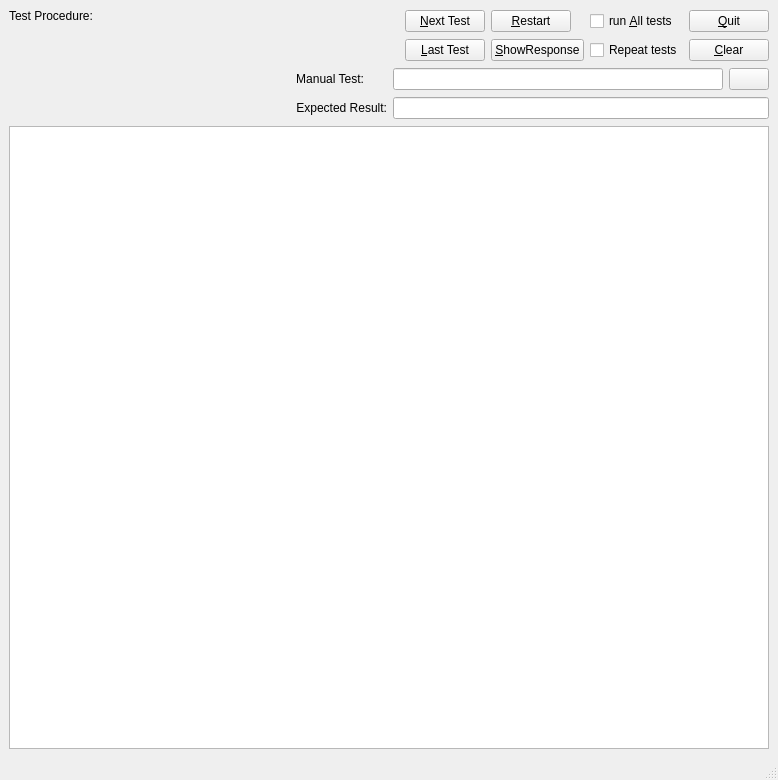
<ui version="4.0" >
 <author></author>
 <comment></comment>
 <exportmacro></exportmacro>
 <class>AisTestClass</class>
 <widget class="QMainWindow" name="AisTestClass" >
  <property name="geometry" >
   <rect>
    <x>0</x>
    <y>0</y>
    <width>778</width>
    <height>780</height>
   </rect>
  </property>
  <property name="windowTitle" >
   <string>MainWindow</string>
  </property>
  <widget class="QWidget" name="upMainWidget" >
   <layout class="QGridLayout" >
    <property name="margin" >
     <number>9</number>
    </property>
    <property name="spacing" >
     <number>6</number>
    </property>
    <item row="0" column="1" >
     <layout class="QGridLayout" >
      <property name="margin" >
       <number>0</number>
      </property>
      <property name="spacing" >
       <number>6</number>
      </property>
      <item row="2" column="0" >
       <widget class="QLabel" name="upTestLabel" >
        <property name="sizePolicy" >
         <sizepolicy>
          <hsizetype>0</hsizetype>
          <vsizetype>0</vsizetype>
          <horstretch>0</horstretch>
          <verstretch>0</verstretch>
         </sizepolicy>
        </property>
        <property name="text" >
         <string>Manual Test:</string>
        </property>
        <property name="alignment" >
         <set>Qt::AlignRight|Qt::AlignTrailing|Qt::AlignVCenter</set>
        </property>
        <property name="buddy" >
         <cstring>upTestLineEdit</cstring>
        </property>
       </widget>
      </item>
      <item row="2" column="6" >
       <widget class="QPushButton" name="upSubmitButton" >
        <property name="sizePolicy" >
         <sizepolicy>
          <hsizetype>0</hsizetype>
          <vsizetype>0</vsizetype>
          <horstretch>0</horstretch>
          <verstretch>0</verstretch>
         </sizepolicy>
        </property>
        <property name="toolTip" >
         <string>Run Next Test in Test Suite</string>
        </property>
        <property name="text" >
         <string/>
        </property>
        <property name="icon" >
         <iconset>../aforms/images/consolego.png</iconset>
        </property>
       </widget>
      </item>
      <item row="0" column="0" colspan="2" >
       <spacer>
        <property name="orientation" >
         <enum>Qt::Horizontal</enum>
        </property>
        <property name="sizeHint" >
         <size>
          <width>121</width>
          <height>20</height>
         </size>
        </property>
       </spacer>
      </item>
      <item row="3" column="1" colspan="6" >
       <widget class="QLineEdit" name="upExpectedResultLineEdit" />
      </item>
      <item row="1" column="3" >
       <widget class="QPushButton" name="upShowResponseButton" >
        <property name="sizePolicy" >
         <sizepolicy>
          <hsizetype>0</hsizetype>
          <vsizetype>0</vsizetype>
          <horstretch>0</horstretch>
          <verstretch>0</verstretch>
         </sizepolicy>
        </property>
        <property name="toolTip" >
         <string>Run Next Test in Test Suite</string>
        </property>
        <property name="text" >
         <string>&amp;ShowResponse</string>
        </property>
       </widget>
      </item>
      <item row="0" column="2" >
       <widget class="QPushButton" name="upNextTestButton" >
        <property name="sizePolicy" >
         <sizepolicy>
          <hsizetype>0</hsizetype>
          <vsizetype>0</vsizetype>
          <horstretch>0</horstretch>
          <verstretch>0</verstretch>
         </sizepolicy>
        </property>
        <property name="toolTip" >
         <string>Run Next Test in Test Suite</string>
        </property>
        <property name="text" >
         <string>&amp;Next Test</string>
        </property>
       </widget>
      </item>
      <item row="1" column="4" >
       <widget class="QCheckBox" name="upRepeatCheckBox" >
        <property name="sizePolicy" >
         <sizepolicy>
          <hsizetype>0</hsizetype>
          <vsizetype>0</vsizetype>
          <horstretch>0</horstretch>
          <verstretch>0</verstretch>
         </sizepolicy>
        </property>
        <property name="toolTip" >
         <string>Run continuously</string>
        </property>
        <property name="text" >
         <string>Repeat tests</string>
        </property>
       </widget>
      </item>
      <item row="3" column="0" >
       <widget class="QLabel" name="upResultLabel" >
        <property name="sizePolicy" >
         <sizepolicy>
          <hsizetype>0</hsizetype>
          <vsizetype>0</vsizetype>
          <horstretch>0</horstretch>
          <verstretch>0</verstretch>
         </sizepolicy>
        </property>
        <property name="text" >
         <string>Expected Result:</string>
        </property>
        <property name="alignment" >
         <set>Qt::AlignRight|Qt::AlignTrailing|Qt::AlignVCenter</set>
        </property>
        <property name="buddy" >
         <cstring>upExpectedResultLineEdit</cstring>
        </property>
       </widget>
      </item>
      <item row="1" column="2" >
       <widget class="QPushButton" name="upLastTestButton" >
        <property name="sizePolicy" >
         <sizepolicy>
          <hsizetype>0</hsizetype>
          <vsizetype>0</vsizetype>
          <horstretch>0</horstretch>
          <verstretch>0</verstretch>
         </sizepolicy>
        </property>
        <property name="toolTip" >
         <string>Rerun the Last Test</string>
        </property>
        <property name="text" >
         <string>&amp;Last Test</string>
        </property>
       </widget>
      </item>
      <item row="0" column="5" colspan="2" >
       <widget class="QPushButton" name="upQuitButton" >
        <property name="sizePolicy" >
         <sizepolicy>
          <hsizetype>0</hsizetype>
          <vsizetype>0</vsizetype>
          <horstretch>0</horstretch>
          <verstretch>0</verstretch>
         </sizepolicy>
        </property>
        <property name="toolTip" >
         <string>Stop Testing</string>
        </property>
        <property name="text" >
         <string>&amp;Quit</string>
        </property>
       </widget>
      </item>
      <item row="1" column="0" colspan="2" >
       <spacer>
        <property name="orientation" >
         <enum>Qt::Horizontal</enum>
        </property>
        <property name="sizeHint" >
         <size>
          <width>121</width>
          <height>20</height>
         </size>
        </property>
       </spacer>
      </item>
      <item row="0" column="3" >
       <widget class="QPushButton" name="upRestartButton" >
        <property name="sizePolicy" >
         <sizepolicy>
          <hsizetype>0</hsizetype>
          <vsizetype>0</vsizetype>
          <horstretch>0</horstretch>
          <verstretch>0</verstretch>
         </sizepolicy>
        </property>
        <property name="toolTip" >
         <string>Reset and Start Over</string>
        </property>
        <property name="text" >
         <string>&amp;Restart</string>
        </property>
       </widget>
      </item>
      <item row="1" column="5" colspan="2" >
       <widget class="QPushButton" name="upClearButton" >
        <property name="sizePolicy" >
         <sizepolicy>
          <hsizetype>0</hsizetype>
          <vsizetype>0</vsizetype>
          <horstretch>0</horstretch>
          <verstretch>0</verstretch>
         </sizepolicy>
        </property>
        <property name="toolTip" >
         <string>Run Next Test in Test Suite</string>
        </property>
        <property name="text" >
         <string>&amp;Clear</string>
        </property>
       </widget>
      </item>
      <item row="2" column="1" colspan="5" >
       <widget class="QLineEdit" name="upTestLineEdit" />
      </item>
      <item row="0" column="4" >
       <widget class="QCheckBox" name="upRunAllCheckBox" >
        <property name="sizePolicy" >
         <sizepolicy>
          <hsizetype>0</hsizetype>
          <vsizetype>0</vsizetype>
          <horstretch>0</horstretch>
          <verstretch>0</verstretch>
         </sizepolicy>
        </property>
        <property name="toolTip" >
         <string>Continue Testing</string>
        </property>
        <property name="text" >
         <string>run &amp;All tests</string>
        </property>
       </widget>
      </item>
     </layout>
    </item>
    <item row="0" column="0" >
     <layout class="QGridLayout" >
      <property name="margin" >
       <number>0</number>
      </property>
      <property name="spacing" >
       <number>6</number>
      </property>
      <item row="0" column="0" colspan="3" >
       <widget class="QLabel" name="upInstructionsLabel" >
        <property name="sizePolicy" >
         <sizepolicy>
          <hsizetype>0</hsizetype>
          <vsizetype>0</vsizetype>
          <horstretch>0</horstretch>
          <verstretch>0</verstretch>
         </sizepolicy>
        </property>
        <property name="minimumSize" >
         <size>
          <width>281</width>
          <height>111</height>
         </size>
        </property>
        <property name="toolTip" >
         <string>Instructions</string>
        </property>
        <property name="text" >
         <string>Test Procedure:</string>
        </property>
        <property name="textFormat" >
         <enum>Qt::PlainText</enum>
        </property>
        <property name="alignment" >
         <set>Qt::AlignLeading|Qt::AlignLeft|Qt::AlignTop</set>
        </property>
        <property name="wordWrap" >
         <bool>true</bool>
        </property>
       </widget>
      </item>
     </layout>
    </item>
    <item row="1" column="0" colspan="2" >
     <widget class="QTextEdit" name="upResultsTextEdit" >
      <property name="font" >
       <font>
        <family>Courier New</family>
        <pointsize>10</pointsize>
        <weight>50</weight>
        <italic>false</italic>
        <bold>false</bold>
        <underline>false</underline>
        <strikeout>false</strikeout>
       </font>
      </property>
      <property name="readOnly" >
       <bool>true</bool>
      </property>
      <property name="html" >
       <string>&lt;html>&lt;head>&lt;meta name="qrichtext" content="1" />&lt;/head>&lt;body style=" white-space: pre-wrap; font-family:Courier New; font-size:10pt; font-weight:400; font-style:normal; text-decoration:none;">&lt;p style="-qt-paragraph-type:empty; margin-top:0px; margin-bottom:0px; margin-left:0px; margin-right:0px; -qt-block-indent:0; text-indent:0px;">&lt;/p>&lt;/body>&lt;/html></string>
      </property>
      <property name="acceptRichText" >
       <bool>false</bool>
      </property>
     </widget>
    </item>
   </layout>
  </widget>
  <widget class="QMenuBar" name="menubar" >
   <property name="geometry" >
    <rect>
     <x>0</x>
     <y>0</y>
     <width>778</width>
     <height>21</height>
    </rect>
   </property>
  </widget>
  <widget class="QStatusBar" name="upStatusbar" >
   <property name="geometry" >
    <rect>
     <x>0</x>
     <y>761</y>
     <width>778</width>
     <height>19</height>
    </rect>
   </property>
  </widget>
 </widget>
 <pixmapfunction></pixmapfunction>
 <resources/>
 <connections/>
</ui>
